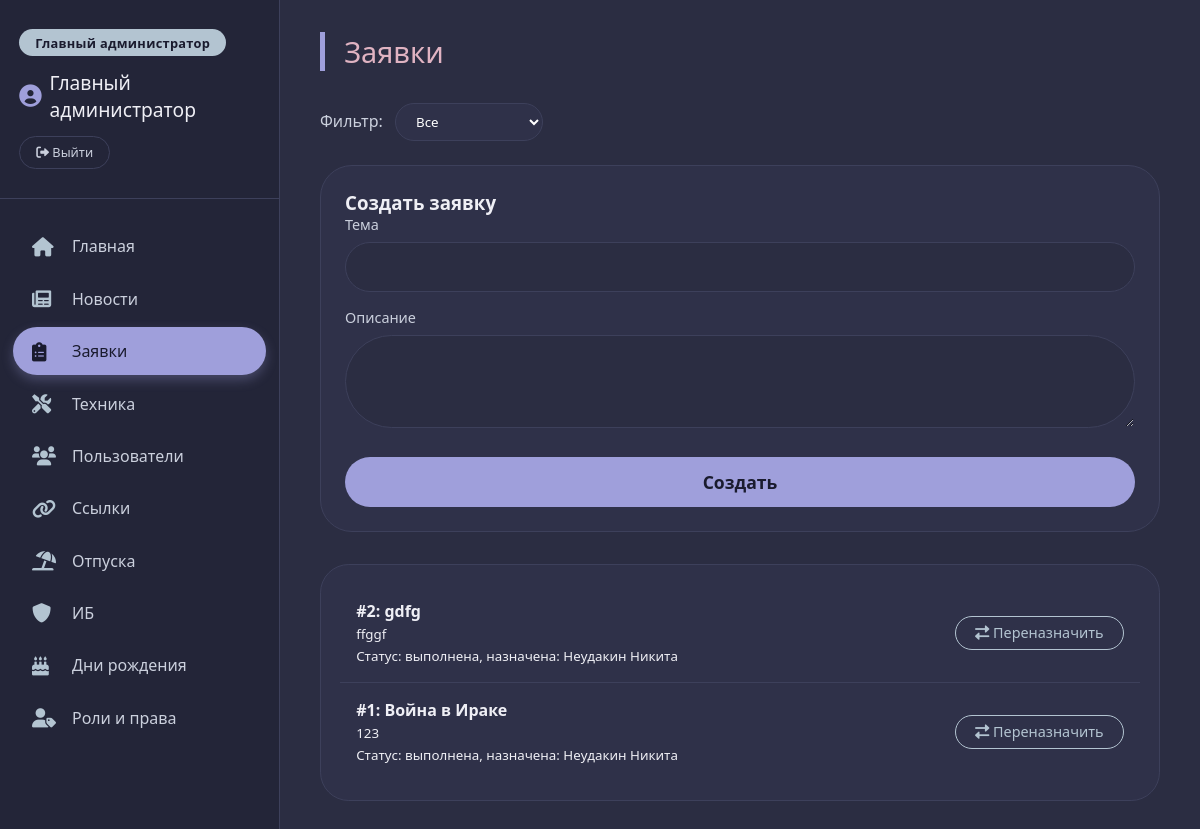
Screenshot of /main.php?page=requests (signed in) with the database file from the repository.
### tables this page shows
CREATE TABLE requests (
        id INTEGER PRIMARY KEY AUTOINCREMENT,
        title TEXT NOT NULL,
        description TEXT,
        status TEXT DEFAULT 'новая',
        assigned_to INTEGER,
        created_by INTEGER,
        created_at DATETIME DEFAULT CURRENT_TIMESTAMP
    );

CREATE TABLE users (
        id INTEGER PRIMARY KEY AUTOINCREMENT,
        username TEXT UNIQUE NOT NULL,
        password_hash TEXT NOT NULL,
        full_name TEXT NOT NULL,
        role TEXT NOT NULL DEFAULT 'user'
    , role_id INTEGER REFERENCES roles(id));

### config.php (called while the page is built, shortened)
<?php
function hasPermission($pdo, $permission_name) {
    $userId = $_SESSION['user_id'];
    $sql = "SELECT COUNT(*) FROM users u
            JOIN role_permissions rp ON u.role_id = rp.role_id
            JOIN permissions p ON rp.permission_id = p.id
            WHERE u.id = :user_id AND p.name = :perm";
    $stmt = $pdo->prepare($sql);
    $stmt->execute(['user_id' => $userId, 'perm' => $permission_name]);
    return $stmt->fetchColumn() > 0;
}

### pages/requests.php (the view, shortened to what this page needs)
<?php
require_once __DIR__ . '/../config.php';
$status_filter = $_GET['status'] ?? 'all';
$page = max(1, (int)($_GET['p'] ?? 1));
$perPage = 20;
$offset = ($page - 1) * $perPage;
$where = $status_filter != 'all' ? "WHERE r.status = :status" : "";
$sql = "SELECT r.*, u.full_name as assigned_name FROM requests r LEFT JOIN users u ON r.assigned_to = u.id $where ORDER BY r.created_at DESC LIMIT ? OFFSET ?";
$stmt = $pdo->prepare($sql);
$paramIndex = 1;
$stmt->bindValue($paramIndex++, $perPage, PDO::PARAM_INT);
$stmt->bindValue($paramIndex++, $offset, PDO::PARAM_INT);
$stmt->execute();
$requests = $stmt->fetchAll();
?>
<h2 class="section-title">Заявки</h2>
<div class="period-selector">
    <form method="get">
        <label>Фильтр:</label>
        <select name="status" onchange="this.form.submit()">
            <option value="all" <?= $status_filter=='all'?'selected':'' ?>>Все</option>
        </select>
    </form>
</div>
<?php if (hasPermission($pdo, 'add_request')): ?>
<div class="form-container">
    <h3>Создать заявку</h3>
    <form action="handlers/add_request.php" method="post">
        <div class="form-group">
            <label>Тема</label>
            <input type="text" name="title" required>
        </div>
        <div class="form-group">
            <label>Описание</label>
            <textarea name="description" rows="3"></textarea>
        </div>
        <button type="submit" class="btn-primary">Создать</button>
    </form>
</div>
<?php endif; ?>
<div class="item-list">
    <?php foreach ($requests as $req): ?>
    <div class="item-row">
        <div>
            <strong>#<?= $req['id'] ?>: <?= htmlspecialchars($req['title']) ?></strong><br>
            <small><?= htmlspecialchars($req['description']) ?></small><br>
            <small>Статус: <?= $req['status'] ?>, назначена: <?= $req['assigned_name'] ?? 'не назначена' ?></small>
        </div>
        <div>
            <?php if (hasPermission($pdo, 'reassign_request')): ?>
                <a href="handlers/reassign_request_form.php?id=<?= $req['id'] ?>" class="btn-edit"><i class="fas fa-exchange-alt"></i> Переназначить</a>
            <?php endif; ?>
        </div>
    </div>
    <?php endforeach; ?>
</div>

### style.css (style rules this page uses)
* { margin: 0; padding: 0; box-sizing: border-box; font-family: 'Segoe UI', Roboto, 'Helvetica Neue', sans-serif; }
:root { --bg-dark: #1a1b2e; --bg-sidebar: #232538; --bg-content: #2b2d42; --card-bg: #2f3149; --accent-pastel: #9f9fdb; --accent-soft: #b3c4d1; --accent-green: #99bbad; --accent-pink: #e0b3c2; --text-primary: #efeff5; --text-secondary: #cbd0dd; --border-subtle: #3d405b; --hover-light: #3d405b; --danger: #f28b82; --success: #9f9fdb; }
body { background-color: var(--bg-dark); color: var(--text-primary); height: 100vh; display: flex; align-items: center; justify-content: center; overflow: hidden; }
.btn-login, .btn-primary { width: 100%; padding: 0.9rem; background: var(--accent-pastel); color: #1a1b2e; font-weight: 600; border: none; border-radius: 3rem; font-size: 1.1rem; cursor: pointer; transition: 0.2s; margin-top: 1rem; }
.section-title { font-size: 1.8rem; font-weight: 300; margin-bottom: 2rem; color: var(--accent-pink); border-left: 5px solid var(--accent-pastel); padding-left: 1.2rem; }
.form-container { background: var(--card-bg); border-radius: 2rem; padding: 1.5rem; margin-bottom: 2rem; border: 1px solid var(--border-subtle); }
.form-group { margin-bottom: 1rem; }
.form-group label { display: block; margin-bottom: 0.5rem; color: var(--text-secondary); font-size: 0.9rem; }
.form-group input, .form-group select, .form-group textarea { width: 100%; padding: 0.8rem 1rem; background: var(--bg-content); border: 1px solid var(--border-subtle); border-radius: 3rem; color: white; font-size: 1rem; outline: none; }
.btn-primary { background: var(--accent-pastel); color: #1a1b2e; border: none; border-radius: 3rem; padding: 0.8rem 1.5rem; font-weight: 600; cursor: pointer; transition: 0.2s; margin-top: 0.5rem; }
.btn-edit, .btn-delete, .btn-take, .btn-comment, .btn-upload { background: none; border: 1px solid var(--accent-soft); color: var(--accent-soft); padding: 0.4rem 1.2rem; border-radius: 30px; cursor: pointer; transition: 0.2s; font-size: 0.9rem; text-decoration: none; display: inline-block; margin-left: 0.5rem; }
.item-list { background: var(--card-bg); border-radius: 1.8rem; padding: 1.2rem; border: 1px solid var(--border-subtle); margin-bottom: 1.5rem; }
.item-row { display: flex; align-items: center; justify-content: space-between; padding: 1rem 1rem; border-bottom: 1px solid var(--border-subtle); flex-wrap: wrap; gap: 0.5rem; }
.item-row:last-child { border-bottom: none; }
.period-selector { margin-bottom: 1.5rem; }
.period-selector select { background: var(--card-bg); color: white; border: 1px solid var(--border-subtle); padding: 0.5rem 1rem; border-radius: 2rem; outline: none; }
.period-selector label { margin-right: 0.5rem; color: var(--text-secondary); }
a { color: var(--accent-soft); text-decoration: none; }

### rows the page displays
requests: id "2", title "gdfg", description "ffggf", status "выполнена", users.full_name "Неудакин Никита"
requests: id "1", title "Война в Ираке", description "123", status "выполнена", users.full_name "Неудакин Никита"

### other values shown
$_SESSION['user_name'] "Главный администратор"
$name "Главная"
$name "Новости"
$name "Заявки"
$name "Техника"
$name "Пользователи"
$name "Ссылки"
$name "Отпуска"
$name "ИБ"
$name "Дни рождения"
$name "Роли и права"
